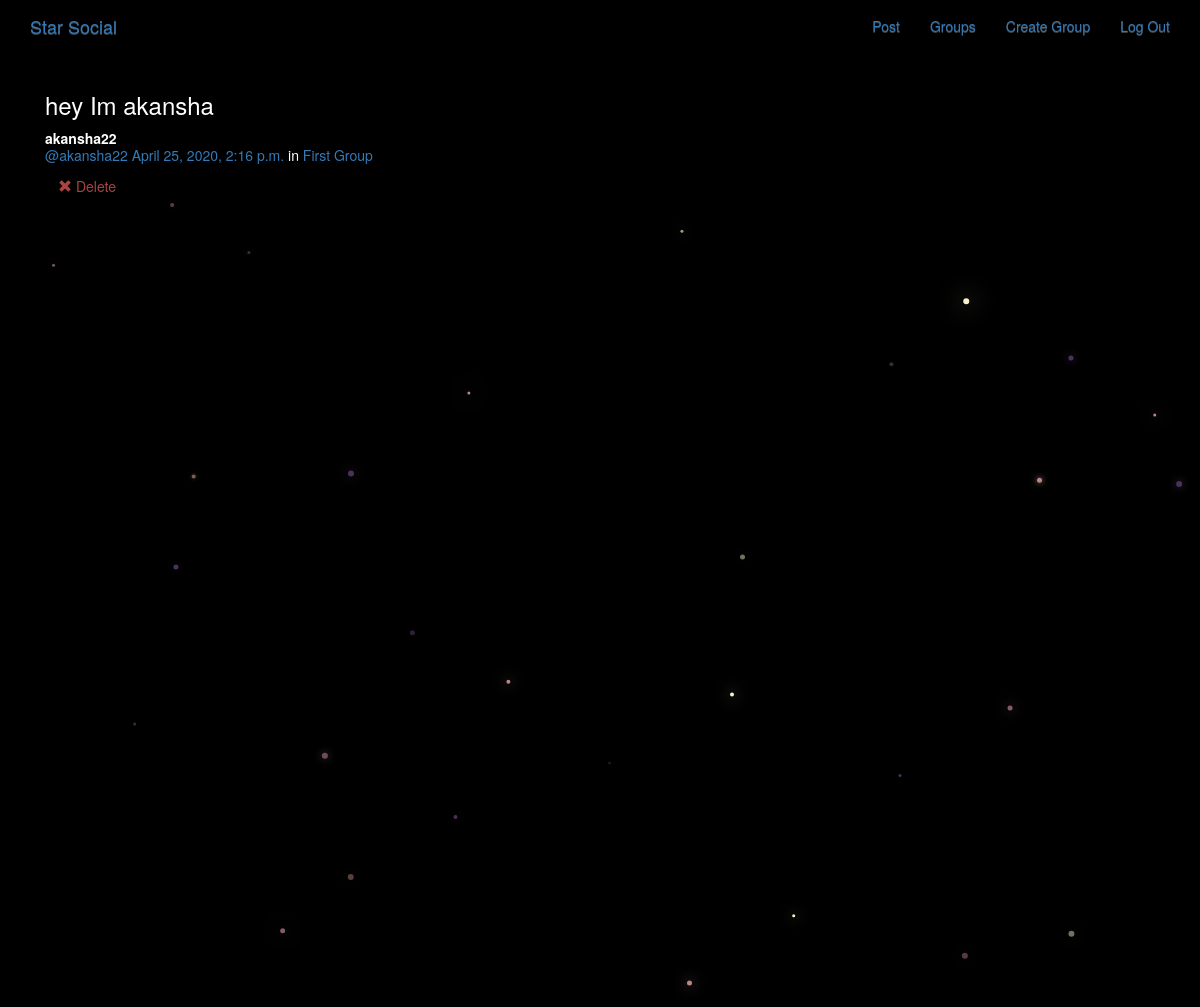
Screenshot of /posts/by/akansha22/3/ (signed in) with the database file from the repository.
### posts/models.py (models this page shows, shortened)
class Post(models.Model):
    user=models.ForeignKey(User,related_name='posts',on_delete=models.CASCADE)
    created_at=models.DateTimeField(auto_now=True)
    message=models.TextField()
    message_html=models.TextField(editable=False)
    group=models.ForeignKey(Group,related_name='posts',null=True,blank=True,on_delete=models.CASCADE)
    class Meta:
        ordering=['-created_at']
        unique_together=['user','message']

### groups/models.py (models this page shows, shortened)
class Group(models.Model):
    name=models.CharField(max_length=255,unique=True)
    slug=models.SlugField(allow_unicode=True,unique=True)
    description=models.TextField(blank=True,default='')
    description_html=models.TextField(editable=False,default='',blank=True)
    members=models.ManyToManyField(User,through='GroupMember')
    class Meta:
        ordering=['name']

### posts/views.py (the view)
# urls.py: path('by/<str:username>/<int:pk>/',views.PostDetail.as_view(),name="single"),
class PostDetail(SelectRelatedMixin, generic.DetailView):
    model = models.Post
    select_related = ("user", "group")
    def get_queryset(self):
        queryset = super().get_queryset()
        return queryset.filter(
            user__username__iexact=self.kwargs.get("username")
        )

### posts/templates/posts/post_detail.html
{% extends "posts/post_base.html" %}
{% block post_content %}
<div class="col-md-8">
    {% include "posts/_post.html" %}
</div>
{% endblock %}

### posts/templates/posts/_post.html
<div class="post media">
	<h3>{{ post.message_html|safe }}</h3>
	<div class="media-body">
		<strong>{{ post.user.username }}</strong>
		<h5 class="media-heading">
			<span class="username"><a href="{% url 'posts:for_user' username=post.user.username %}">@{{ post.user.username }}</a></span>
			<time class="time"><a href="{% url 'posts:single' username=post.user.username pk=post.pk %}">{{ post.created_at }}</a></time>
			{% if post.group %}
			<span class="group-name">in <a href="#">{{ post.group.name }}</a></span>
			{% endif %}
		</h5>
		<div class="media-footer">
			{% if user.is_authenticated and post.user == user and not hide_delete %}
				<a href="{% url 'posts:delete' pk=post.pk %}" title="delete" class="btn btn-simple">
					<span class="glyphicon glyphicon-remove text-danger" aria-hidden="true"></span>
					<span class="text-danger icon-label">Delete</span>
				</a>
			{% endif %}
		</div>
	</div>
</div>

### static/simplesocial/css/master.css (style rules this page uses)
body { margin: 0; overflow: hidden; background-color: black; color:white; }

### rows the page displays
Post: message_html "hey Im akansha", user.username "akansha22", created_at "April 25, 2020, 2:16 p.m.", group.name "First Group"
